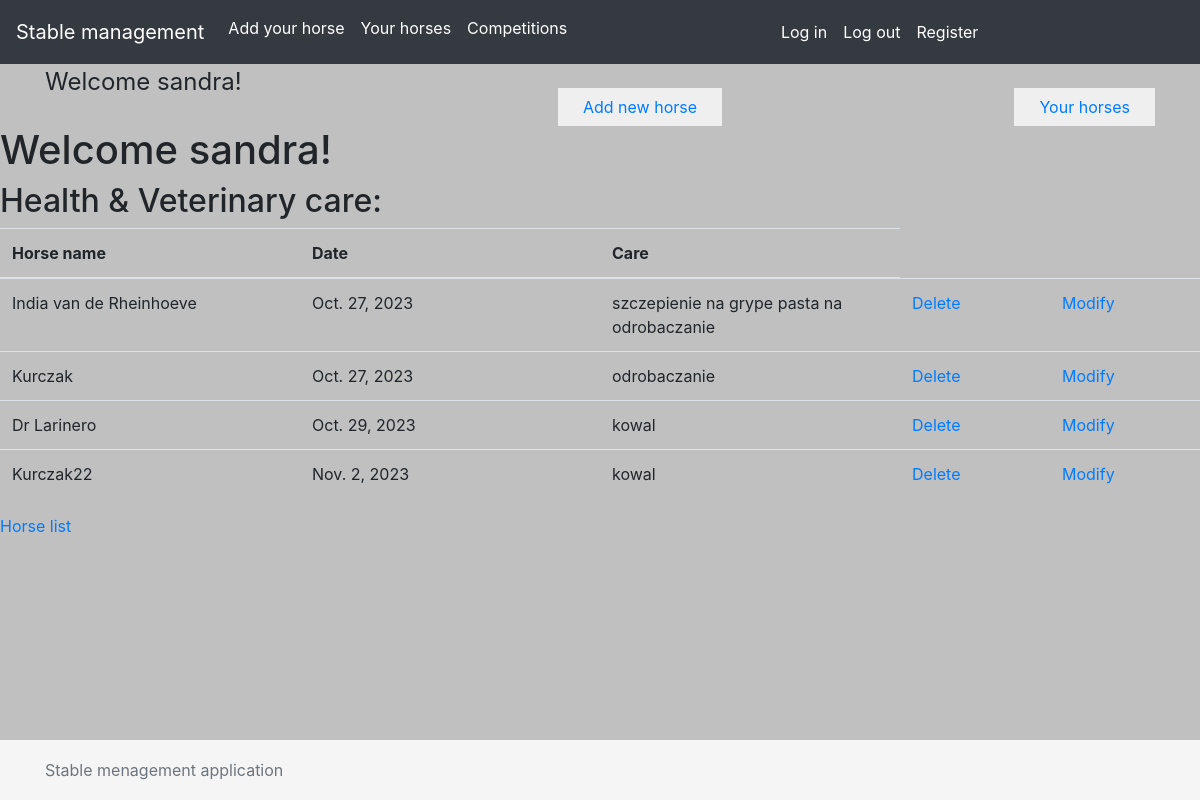
The page /stable_schedule/horse/health/list/ (signed in) on the database as committed earlier.
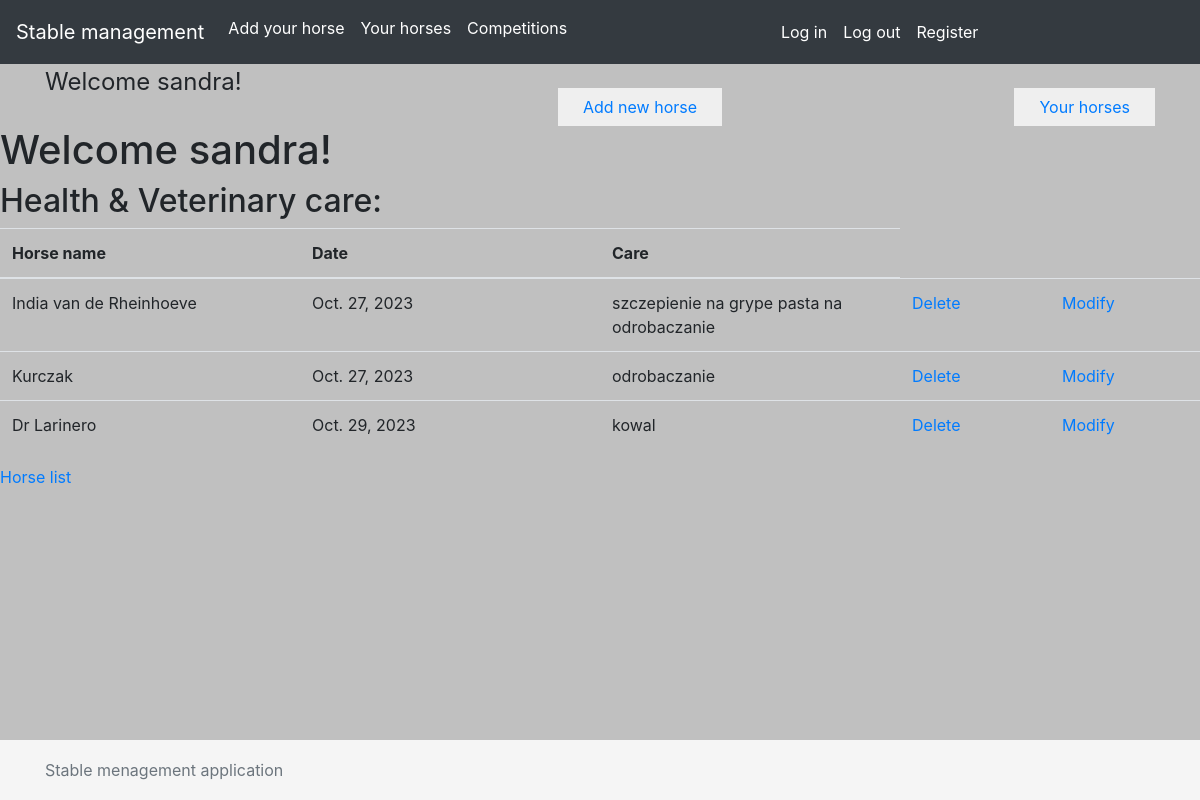
The same page on the database as committed later.
### stable_schedule/models.py (models this page shows)
class Health(models.Model):
    care = models.TextField(max_length=300)
    date = models.DateField(auto_now_add=True)
    horse = models.ForeignKey(Horse, on_delete=models.CASCADE, related_name='horse_healthy')

class Horse(models.Model):
    name = models.CharField (max_length=64)
    age = models.IntegerField()
    pedigree = models.CharField(max_length=100)
    owner = models.ForeignKey(User, on_delete=models.CASCADE, related_name='horses')
    competitions = models.ManyToManyField('Competition', related_name='horses')

### stable_schedule/views.py (the view)
# urls.py: path('horse/health/list/', views.HealthView.as_view(), name='horse_health'),
class HealthView(LoginRequiredMixin, View):
    def get(self, request):
        horse = Horse.objects.all()
        health = Health.objects.all()
        return render(request, 'health_list.html', {'health': health, 'horse':horse})

### templates/health_list.html
{% extends 'base.html' %}
{% block content %}
    <h1>Welcome {{ user }}!</h1>
          <h2>Health & Veterinary care:</h2>
<table class="table">
    <thead>
    <tr>
      <th scope="col" class="col-1">Horse name</th>
      <th scope="col" class="col-1">Date</th>
        <th scope="col" class="col-1">Care</th>
    </tr>
  </thead>
    <tbody>
            {%  for horse_health in health %}
                <tr>
                    <td class="col-2">
                {{ horse_health.horse.name }}
                    </td>
                <td class="col-2">
            {{ horse_health.date }}
                </td>
                <td class="col-2">
                {{ horse_health.care}}
                </td>
                    <td class="col-1">
        <a href="/stable_schedule/horse/health/{{ horse_health.id }}/delete/">Delete</a>
                    </td>
                    <td class="col-1">
        <a href="/stable_schedule/horse/health/{{ horse_health.id }}/modify/">Modify</a>
                    </td>
                </tr>
            {% endfor %}
    </tbody>
    </table>
<a href="/stable_schedule/horse/list/">Horse list</a>
{% endblock %}

Rows that differ between the two databases and show on the page:
removed Health: horse.name "Kurczak22", date "Nov. 2, 2023", care "kowal"
